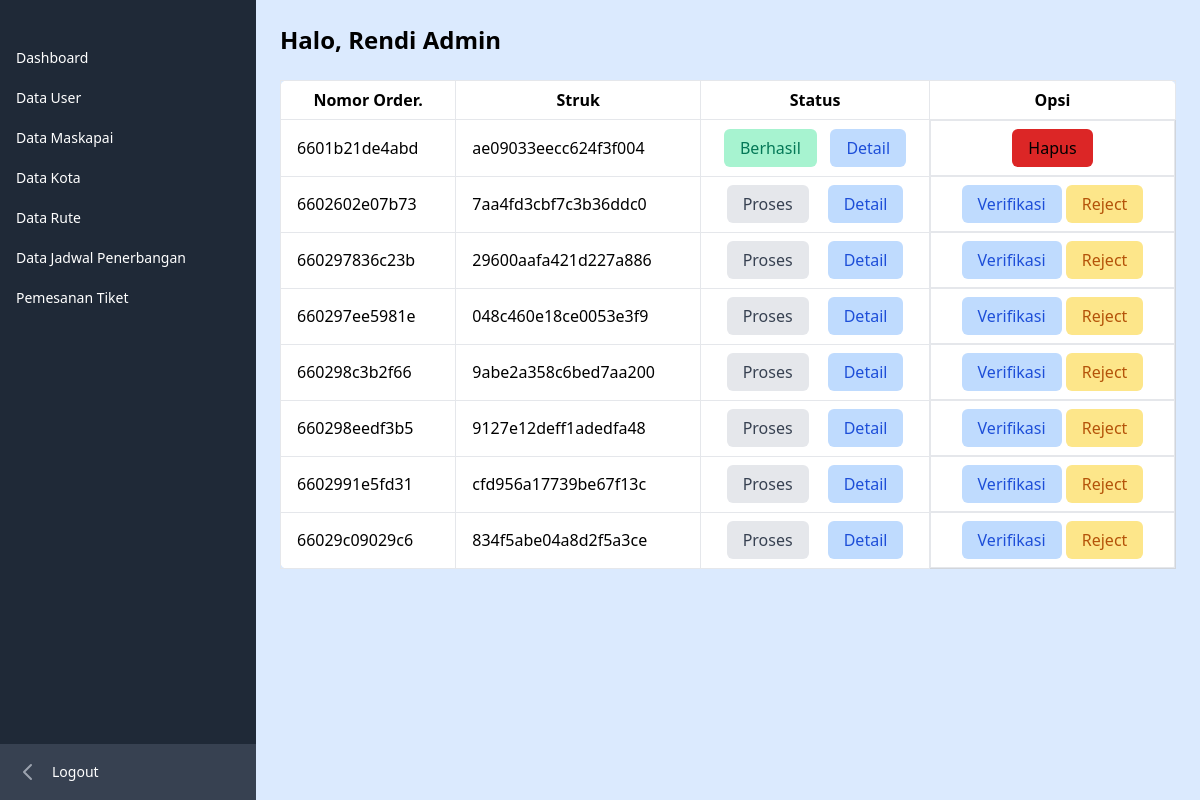
/admin/order/index.php (signed in), run on the app's committed database.
### tables this page shows
CREATE TABLE `order_tiket` (
  `id_order` varchar(20) NOT NULL,
  `tanggal_transaksi` date NOT NULL,
  `struk` varchar(100) NOT NULL,
  `status` enum('Proses','Berhasil','Gagal') NOT NULL
);

### admin/order/index.php (the view, shortened to what this page needs)
<?php
require 'functions.php';
$id_order = query("SELECT * FROM order_tiket")
?>
<?php require '../../layouts/sidebar_admin.php'; ?>
<div class="flex-auto overflow-x-hidden bg-blue-100">
    <div class="p-6">
    <div class="">
             <h1 class="text-2xl font-semibold text-blue-950 mb-4">Halo, <?= $_SESSION["nama_lengkap"]; ?></h1>
        </div>
        <table class="min-w-full border-collapse bg-white border border-gray-300 rounded-lg mt-6">
        <thead>
                    <tr>
                        <th class="border py-2 px-4 border-b">Nomor Order.</th>
                        <th class="border py-2 px-4 border-b">Struk</th>
                        <th class="border py-2 px-4 border-b">Status</th>
                        <th class="border py-2 px-4 border-b">Opsi</th>
                    </tr>
        </thead>
        <tbody>
            <?php foreach($id_order as $data) : ?>
        <tr>
            <td class="border py-2 px-4 border-b"><?= $data["id_order"]; ?></td>
            <td class="border py-2 px-4 border-b"><?= $data["struk"]; ?></td>
            <td class="border py-2 px-4 border-b">
            <div class="flex justify-around">
            <?php
                if($data["status"] == "Proses"){
                    ?>
                    <a href="" class="text-gray-700 bg-gray-200 py-2 px-4 rounded-md">Proses</a>
                    <?php
                } else if($data["status"] == "Berhasil"){
                    ?>
                    <a href="detail.php" class="text-green-700 bg-green-200 py-2 px-4 rounded-md">Berhasil</a>
                    <?php
                } else if($data["status"] == "Gagal"){
                    ?>
                    <a href="" class="text-red-700 bg-red-200 py-2 px-6 rounded-md">Gagal</a>
                    <?php
                }
            ?>
                <a href="detail.php?id=<?= $data["id_order"]; ?>" class="text-blue-700 bg-blue-200 py-2 px-4 rounded-md">Detail</a>
            </div>
            </td>
            <td class="border py-2 px-4 border-b flex justify-center items-center">
                <?php if ($data["status"] == "Proses"){
                    ?>
                    <div class="">
                        <button class="text-blue-700 bg-blue-200 py-2 px-4 rounded-md"><a href="verif.php?id=<?= $data["id_order"]; ?>">Verifikasi</a></button>
                        <a href="reject.php?id=<?= $data["id_order"]; ?>" class="text-yellow-700 bg-yellow-200 py-2 px-4 rounded-md">Reject</a>
                    </div>
                <?php }else if($data["status"] == "Berhasil" || $data["status"] == "Gagal"){
                    ?>
                    <a href="hapus.php?id=<?= $data["id_order"]; ?>" class="fa-solid fa-trash text-md bg-red-600 py-2 px-4 text-black hover:text-white rounded-md">Hapus</a>
                <?php
                } ?>
            </td>
        </tr>
    <?php endforeach; ?>
        </tbody>
        </table>
    </div>
</div>

### data on the page
order_tiket: id_order "6601b21de4abd", struk "ae09033eecc624f3f004", status "Berhasil"
order_tiket: id_order "6602602e07b73", struk "7aa4fd3cbf7c3b36ddc0", status "Proses"
order_tiket: id_order "660297836c23b", struk "29600aafa421d227a886", status "Proses"
order_tiket: id_order "660297ee5981e", struk "048c460e18ce0053e3f9", status "Proses"
order_tiket: id_order "660298c3b2f66", struk "9abe2a358c6bed7aa200", status "Proses"
order_tiket: id_order "660298eedf3b5", struk "9127e12deff1adedfa48", status "Proses"
order_tiket: id_order "6602991e5fd31", struk "cfd956a17739be67f13c", status "Proses"
order_tiket: id_order "66029c09029c6", struk "834f5abe04a8d2f5a3ce", status "Proses"

### other printed values
$_SESSION["nama_lengkap"] "Rendi Admin"
